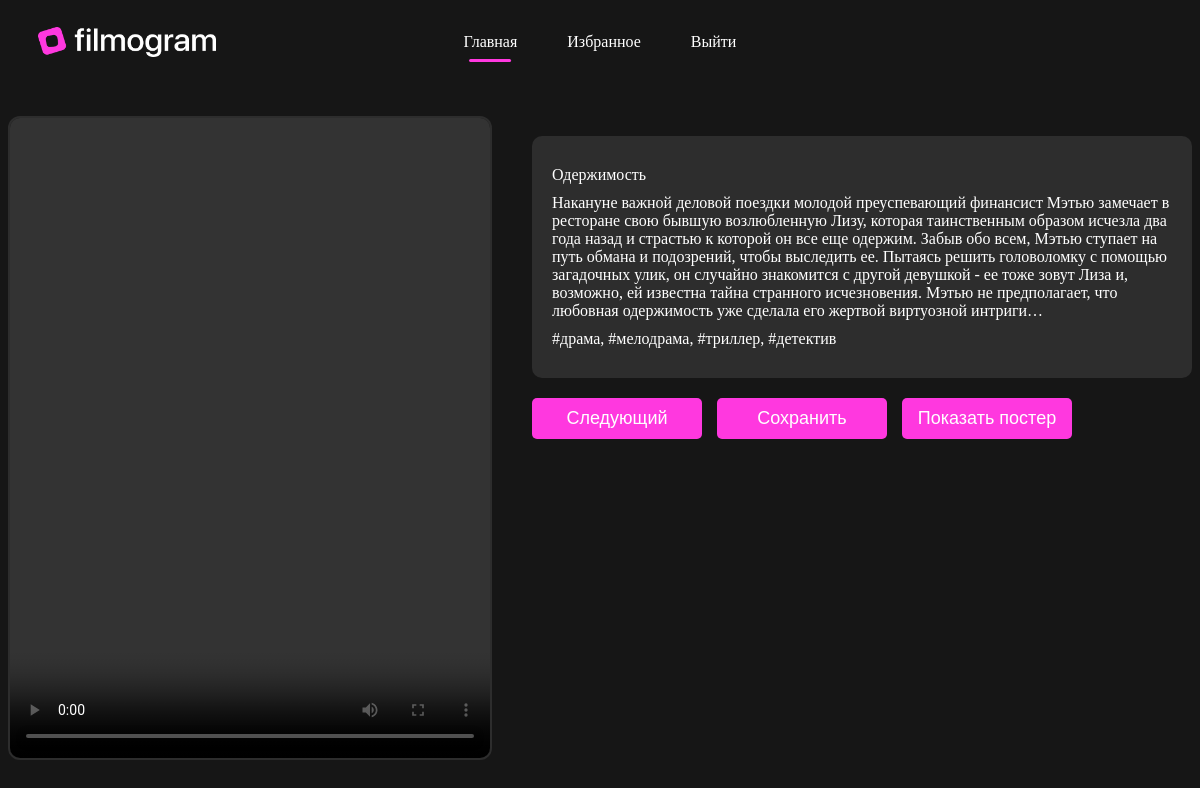
The app's page /index (signed in) with its own data.
### app/models.py (models this page shows, shortened)
class Movie(db.Model):
    id: so.Mapped[int] = so.mapped_column(primary_key=True)
    title: so.Mapped[str] = so.mapped_column(sa.String(64), index=True)
    rating: so.Mapped[float] = so.mapped_column(sa.Float, index=True)
    duration: so.Mapped[int] = so.mapped_column(sa.Integer, index=True)
    rating_count: so.Mapped[int] = so.mapped_column(sa.Integer, index=True)
    year: so.Mapped[int] = so.mapped_column(sa.Integer, index=True)
    countries: so.Mapped[str] = so.mapped_column(sa.String(128), index=True)
    description: so.Mapped[str] = so.mapped_column(sa.String(2048), index=True)
    poster: so.Mapped[str] = so.mapped_column(sa.String(64), index=True, unique=True)
    path: so.Mapped[str] = so.mapped_column(sa.String(32), index=True, unique=True)
    movie_genre: so.Mapped['MovieGenre'] = so.relationship(back_populates='movie')
    movie_likes: so.Mapped['MovieLikes'] = so.relationship(back_populates='movie')

### app/routes.py (the view)
@app.route('/')
@app.route('/index')
@login_required
def index():
    movie = get_random_movie()
    genres = get_movie_genres(movie.id)
    return render_template('index.html', movie=movie, genres=genres)

### app/models.py (called while the page is built)
@login.user_loader
def load_user(id):
    return db.session.get(User, int(id))

### services/work_with_db.py (called while the page is built)
def get_random_movie():
    total = session.execute(sa.select(sa.func.count(Movie.id))).scalar()
    if not total:
        return "Нет роликов в базе"
    offset = randint(0, total - 1)
    stmt = sa.select(Movie).offset(offset).limit(1)
    movie = session.execute(stmt).scalar()
    return movie

def get_movie_genres(movie_id):
    genres_id_raw = session.execute(sa.select(MovieGenre.genre_id).where(MovieGenre.movie_id == movie_id)).all()
    genres_id = [row.genre_id for row in genres_id_raw]
    genres_name_raw = session.execute(sa.select(Genre.genre_name).where(Genre.genre_id.in_(genres_id))).all()
    genres_name = [row.genre_name for row in genres_name_raw]
    return genres_name

### app/templates/index.html (shortened to what this page needs)
{% extends "base.html" %}
{% block content %}
  <div class="video_container">
      <video id="movieVideo" width="480" height="640" controls autoplay>
          <source id="videoSource" src="{{ movie.path }}" type="video/mp4">
      </video>
      <div class="info_side">
        <div class="info_container">
          <p id="movieTitle">{{ movie.title }}</p>
          <p id="movieDescription">{{ movie.description }}</p>
          <p id="movieGenres">{{ ", ".join(genres) }}</p>
        </div>
        <div class="button_container">
          <button id="nextButton", class="index_button">Следующий</button>
          <button id="likeButton", class="index_button">Сохранить</button>
          <button id="showPosterButton", class="index_button">Показать постер</button>
        </div>
      </div>
  </div>
{% endblock %}

### app/templates/base.html (shortened to what this page needs)
<!doctype html>
<html>
    <head>
      <link rel="stylesheet" href="/static/style.css">
    </head>
    <body>
      <nav>
        <img src="../static/assets/logo.png" class="logo" alt="logo">
        <div class="nav_links">
          <a  href="{{ url_for('index') }}" class="{% if request.path == url_for('index') %}active{% endif %}">Главная</a>
          {% if current_user.is_anonymous %}
          <a href="{{ url_for('login') }}" class="{% if request.path == url_for('login') %}active{% endif %}">Войти</a>
          {% else %}
          <a href="{{ url_for('user', username=current_user.username) }}" class="{% if request.path == url_for('user', username=current_user.username) %}active{% endif %}">Избранное</a>
          <a href="{{ url_for('logout') }}" class="{% if request.path == url_for('logout') %}active{% endif %}">Выйти</a>
          {% endif %}
        </div>
      </nav>
        {% block content %}{% endblock %}
    </body>
</html>

### app/static/style.css (style rules this page uses)
body { font-family: "NAMU-1990"; background-color: #161616; color: #FFFFFF; }
nav { display: flex; align-items: center; justify-content: center; position: relative; background-color: #161616; padding: 15px 30px; }
.logo { height: 30px; position: absolute; left: 30px; }
.nav_links { display: flex; gap: 20px; position: relative; }
.nav_links a { text-decoration: none; color: white; font-size: 16px; padding: 10px 15px; position: relative; }
.nav_links a::after { content: ""; display: block; width: 0; height: 3px; background-color: #FF38DF; border-radius: 2px; transition: width 0.2s ease-in-out; position: absolute; bottom: -1px; left: 50%; transform: translateX(-50%); }
.nav_links a.active::after { width: 50%; transition: width 0.2s ease-in-out; }
.video_container { display: flex; justify-content: center; align-items: flex-start; gap: 40px; margin-top: 40px; }
.info_side { display: flex; flex-direction: column; align-items: flex-start; gap: 20px; max-width: 800px; }
#movieVideo { border: 2px solid #2d2d2d; border-radius: 12px; }
.button_container { display: flex; gap: 15px; flex-wrap: wrap; }
.info_container { margin-top: 20px; padding: 20px; background-color: #2d2d2d; border-radius: 10px; max-width: 800px; word-wrap: break-word; }
.info_container p { margin: 10px 0; }
.index_button { background: #FF38DF; color: white; border: none; padding: 10px; border-radius: 5px; font-size: 18px; cursor: pointer; width: 170px; transition: background 0.2s ease; box-sizing: border-box; }

### records on screen
Movie: title "Одержимость", description "Накануне важной деловой поездки молодой преуспевающий финансист Мэтью замечает в ресторане свою бывшую возлюбленную Лизу, которая таинственным образом исчезла два года назад и страстью к которой он все еще одержим. Забыв обо всем, Мэтью ступает на путь обмана и подозрений, чтобы выследить ее. Пытаясь решить головоломку с помощью загадочных улик, он случайно знакомится с другой девушкой - ее тоже зовут Лиза и, возможно, ей известна тайна странного исчезновения. Мэтью не предполагает, что любовная одержимость уже сделала его жертвой виртуозной интриги…"

### other values on screen
{{ ", ".join(genres) }} "#драма, #мелодрама, #триллер, #детектив"
